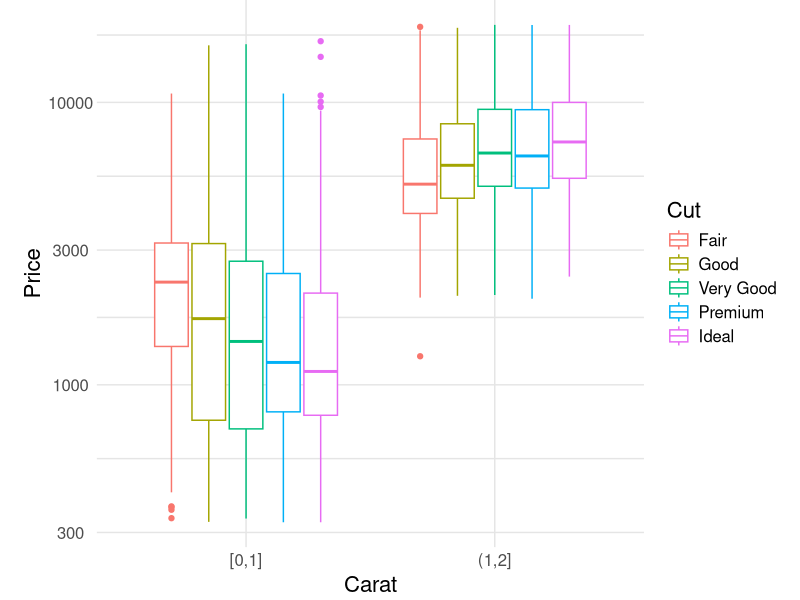
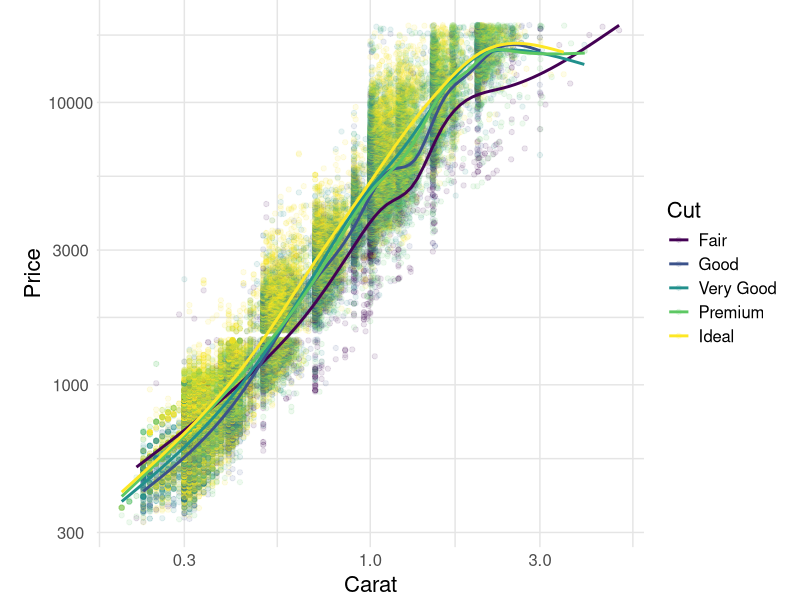
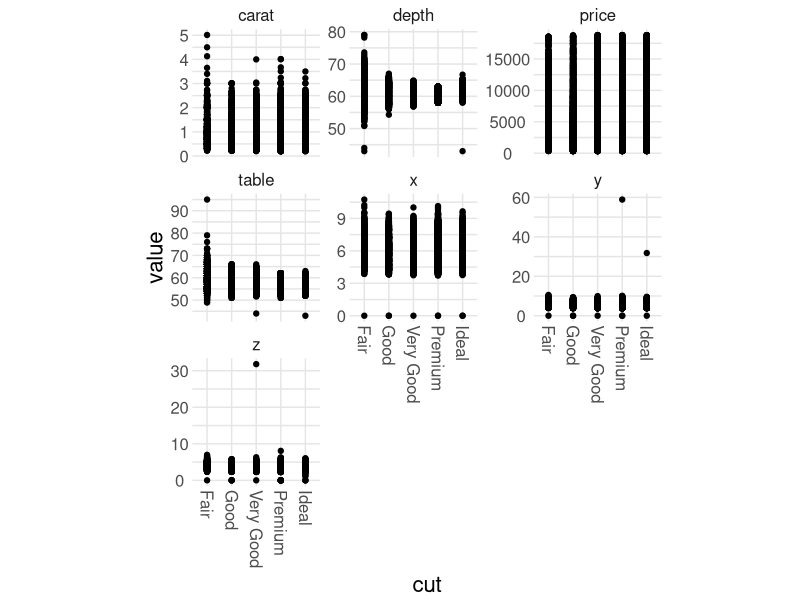

These charts were generated, in order, by the following R code:
## ---- chunk 1
## NOTE: No need to edit, just some setup
library(tidyverse)
## My personal "common theme" for presentation-ready graphs
theme_common <- function() {
  theme_minimal() %+replace%
  theme(
    axis.text.x = element_text(size = 12),
    axis.text.y = element_text(size = 12),
    axis.title.x = element_text(margin = margin(4, 4, 4, 4), size = 16),
    axis.title.y = element_text(margin = margin(4, 4, 4, 4), size = 16, angle = 90),

    legend.title = element_text(size = 16),
    legend.text = element_text(size = 12),

    strip.text.x = element_text(size = 12),
    strip.text.y = element_text(size = 12),

    panel.grid.major = element_line(color = "grey90"),
    panel.grid.minor = element_line(color = "grey90"),

    aspect.ratio = 4 / 4,

    plot.margin = unit(c(t = +0, b = +0, r = +0, l = +0), "cm"),
    plot.title = element_text(size = 18, hjust = 0),
    plot.subtitle = element_text(size = 16),
    plot.caption = element_text(size = 12)
  )
}
## ---- chunk 2
diamonds %>%
  filter(carat <= 2) %>%

  ggplot(
    aes(
      cut_width(carat, width = 1, center = 0.5),
      price,
      color = cut
    )
  ) +
  geom_boxplot() +
  scale_y_log10() +
  scale_color_discrete(name = "Cut") +
  theme_common() +
  labs(
    x = "Carat",
    y = "Price"
  )
## ---- chunk 3
diamonds %>%

  ggplot(aes(carat, price, color = cut)) +
  geom_point(alpha = 1 / 10) +
  geom_smooth(se = FALSE) +
  scale_x_log10() +
  scale_y_log10() +
  ## scale_color_discrete(name = "Cut") +
  viridis::scale_color_viridis(discrete = TRUE, name = "Cut") +
  theme_common() +
  labs(
    x = "Carat",
    y = "Price"
  )
## ---- chunk 4
diamonds %>%
  pivot_longer(
    c(carat, depth, table, price, x, y, z),
    names_to = "variable",
    values_to = "value"
  ) %>%

  ggplot() +
  geom_point(aes(cut, value)) +
  facet_wrap(~variable, scale = "free_y") +
  theme_common() +
  theme(axis.text.x = element_text(angle = 270, hjust = 0))
